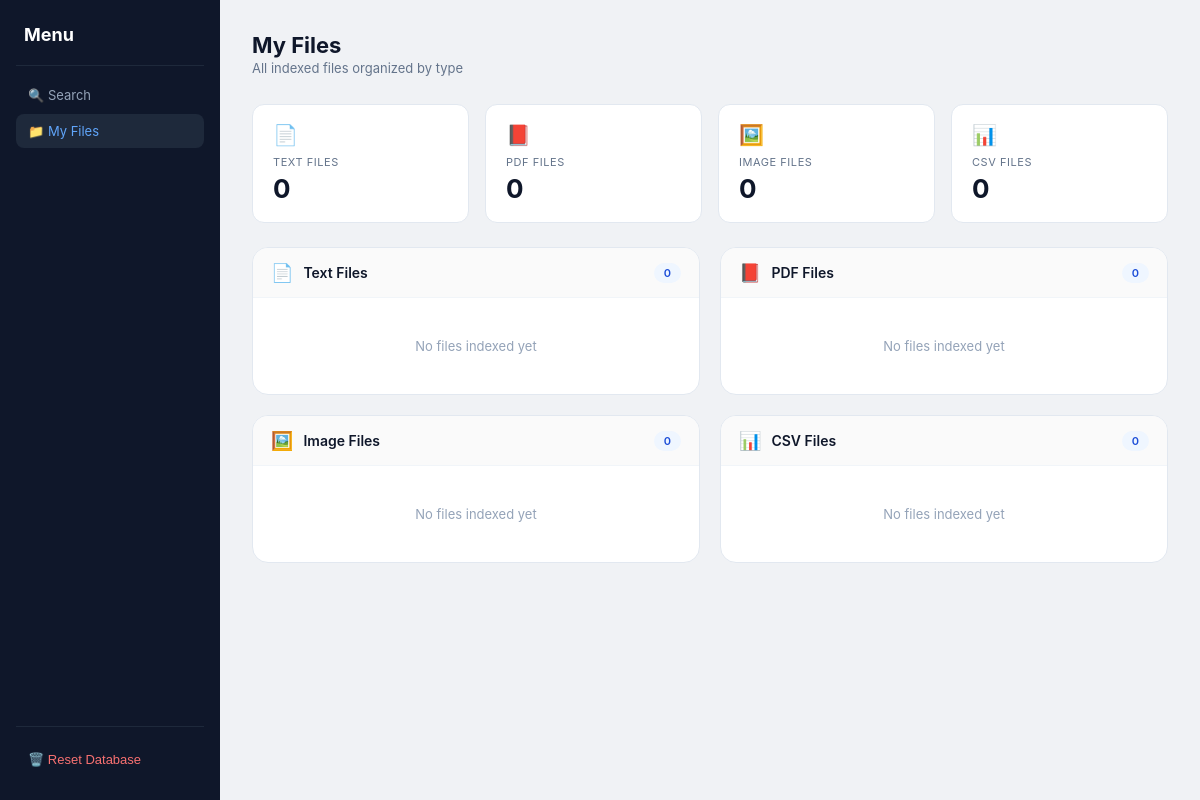
Page /files on the earlier database version.
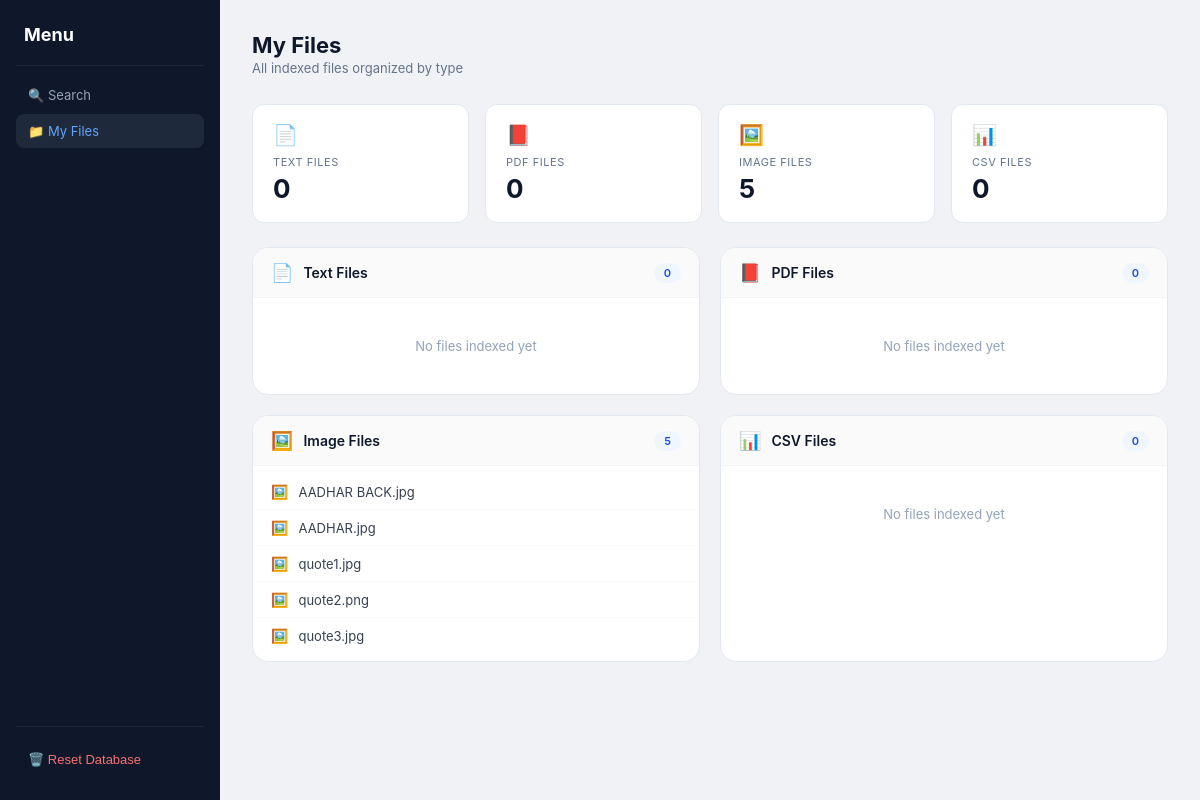
Same page on the later database version.
### tables this page shows
CREATE TABLE files (
    id INTEGER PRIMARY KEY AUTOINCREMENT,

    path TEXT NOT NULL UNIQUE,     -- relative path
    name TEXT NOT NULL,
    extension TEXT,
    size INTEGER,
    modified_time INTEGER,
    created_time INTEGER,
    folder TEXT,                  -- NEW (important)
    file_hash TEXT                -- optional
);

### backend/api/main.py (the view)
@app.get("/files")
def my_files(request: Request):
    conn = sqlite3.connect(DB_LOCATION)
    cursor = conn.cursor()
    cursor.execute("SELECT name, extension, folder, path FROM files ORDER BY name")
    rows = cursor.fetchall()
    conn.close()
    files = {"Text Files": [], "PDF Files": [], "Image Files": [], "CSV Files": []}
    for name, extension, folder, path in rows:
        if folder in files:
            files[folder].append({"name": name, "extension": extension, "path": path})
    return templates.TemplateResponse(
        request=request,
        name="files.html",
        context={"files": files, "stats": status()}
    )

### backend/api/templates/files.html (shortened to what this page needs)
<!DOCTYPE html>
<html lang="en">
<head>
    <link rel="stylesheet" href="/static/styles.css">
</head>
<body>
    <aside class="sidebar">
        <div class="logo">
            Menu
        </div>
        <nav>
            <a href="/" class="nav-item">🔍 Search</a>
            <a href="/files" class="nav-item active">📁 My Files</a>
        </nav>
        <div class="sidebar-bottom">
            <button class="btn-reset-nav" onclick="showResetModal()">🗑️ Reset Database</button>
        </div>
    </aside>
    <main class="main">
        <div class="topbar">
            <div>
                <h1 class="page-title">My Files</h1>
                <p class="page-sub">All indexed files organized by type</p>
            </div>
        </div>
        <div class="stats-row">
            <div class="stat-card">
                <div class="stat-icon">📄</div>
                <div class="stat-label">Text Files</div>
                <div class="stat-value">{{ files['Text Files'] | length }}</div>
            </div>
            <div class="stat-card">
                <div class="stat-icon">📕</div>
                <div class="stat-label">PDF Files</div>
                <div class="stat-value">{{ files['PDF Files'] | length }}</div>
            </div>
            <div class="stat-card">
                <div class="stat-icon">🖼️</div>
                <div class="stat-label">Image Files</div>
                <div class="stat-value">{{ files['Image Files'] | length }}</div>
            </div>
            <div class="stat-card">
                <div class="stat-icon">📊</div>
                <div class="stat-label">CSV Files</div>
                <div class="stat-value">{{ files['CSV Files'] | length }}</div>
            </div>
        </div>
        <div class="files-grid">
            <div class="folder-card">
                <div class="folder-header">
                    <span class="folder-icon">📄</span>
                    <span class="folder-title">Text Files</span>
                    <span class="badge">{{ files['Text Files'] | length }}</span>
                </div>
                <div class="file-list">
                    {% if files['Text Files'] %}
                        {% for f in files['Text Files'] %}
                        <div class="file-row">
                            <span class="file-row-icon">📄</span>
                            <span class="file-row-name" title="{{ f.name }}">{{ f.name }}</span>
                            <a href="javascript:void(0)" onclick="openFile(this.dataset.path)" data-path="{{ f.path }}" class="file-open-btn">↗</a>
                        </div>
                        {% endfor %}
                    {% else %}
                        <div class="empty-folder">No files indexed yet</div>
                    {% endif %}
                </div>
            </div>
            <div class="folder-card">
                <div class="folder-header">
                    <span class="folder-icon">📕</span>
                    <span class="folder-title">PDF Files</span>
                    <span class="badge">{{ files['PDF Files'] | length }}</span>
                </div>
                <div class="file-list">
                    {% if files['PDF Files'] %}
                        {% for f in files['PDF Files'] %}
                        <div class="file-row">
                            <span class="file-row-icon">📕</span>
                            <span class="file-row-name" title="{{ f.name }}">{{ f.name }}</span>
                            <a href="javascript:void(0)" onclick="openFile(this.dataset.path)" data-path="{{ f.path }}" class="file-open-btn">↗</a>
                        </div>
                        {% endfor %}
                    {% else %}
                        <div class="empty-folder">No files indexed yet</div>
                    {% endif %}
                </div>
            </div>
            <div class="folder-card">
                <div class="folder-header">
                    <span class="folder-icon">🖼️</span>
                    <span class="folder-title">Image Files</span>
                    <span class="badge">{{ files['Image Files'] | length }}</span>
                </div>
                <div class="file-list">
                    {% if files['Image Files'] %}
                        {% for f in files['Image Files'] %}
                        <div class="file-row">
                            <span class="file-row-icon">🖼️</span>
                            <span class="file-row-name" title="{{ f.name }}">{{ f.name }}</span>
                        </div>
                        {% endfor %}
                    {% else %}
                        <div class="empty-folder">No files indexed yet</div>
                    {% endif %}
                </div>
            </div>
            <div class="folder-card">
                <div class="folder-header">
                    <span class="folder-icon">📊</span>
                    <span class="folder-title">CSV Files</span>
                    <span class="badge">{{ files['CSV Files'] | length }}</span>
                </div>
                <div class="file-list">
                    {% if files['CSV Files'] %}
                        {% for f in files['CSV Files'] %}
                        <div class="file-row">
                            <span class="file-row-icon">📊</span>
                            <span class="file-row-name" title="{{ f.name }}">{{ f.name }}</span>
                            <a href="javascript:void(0)" onclick="openFile(this.dataset.path)" data-path="{{ f.path }}" class="file-open-btn">↗</a>
                        </div>
                        {% endfor %}
                    {% else %}
                        <div class="empty-folder">No files indexed yet</div>
                    {% endif %}
                </div>
            </div>
        </div>
    </main>
</body>
</html>

### backend/api/static/styles.css (style rules this page uses)
* { box-sizing: border-box; margin: 0; padding: 0; }
body { font-family: -apple-system, BlinkMacSystemFont, 'Segoe UI', sans-serif; background: #f0f2f5; display: flex; min-height: 100vh; }
a.nav-item { text-decoration: none; }
.sidebar { width: 220px; background: #0f172a; min-height: 100vh; position: fixed; left: 0; top: 0; padding: 24px 16px; display: flex; flex-direction: column; }
.logo { color: #fff; font-size: 18px; font-weight: 700; padding: 0 8px 20px; border-bottom: 1px solid #1e293b; margin-bottom: 12px; display: flex; align-items: center; gap: 8px; }
.nav-item { color: #94a3b8; font-size: 13px; padding: 9px 12px; border-radius: 8px; cursor: pointer; display: flex; align-items: center; gap: 10px; margin-bottom: 2px; transition: all 0.15s; }
.nav-item.active { background: #1e293b; color: #60a5fa; }
.sidebar-bottom { margin-top: auto; padding-top: 16px; border-top: 1px solid #1e293b; }
.btn-reset-nav { width: 100%; background: none; border: none; color: #f87171; font-size: 13px; padding: 9px 12px; border-radius: 8px; cursor: pointer; text-align: left; display: flex; align-items: center; gap: 10px; }
.main { margin-left: 220px; padding: 32px; flex: 1; }
.topbar { display: flex; align-items: center; justify-content: space-between; margin-bottom: 28px; }
.page-title { font-size: 22px; font-weight: 700; color: #0f172a; }
.page-sub { font-size: 13px; color: #64748b; margin-top: 2px; }
.stats-row { display: grid; grid-template-columns: repeat(4, 1fr); gap: 16px; margin-bottom: 24px; }
.stat-card { background: #fff; border-radius: 12px; padding: 18px 20px; border: 1px solid #e2e8f0; }
.stat-label { font-size: 11px; color: #64748b; text-transform: uppercase; letter-spacing: 0.05em; margin-bottom: 4px; }
.stat-value { font-size: 26px; font-weight: 700; color: #0f172a; }
.stat-icon { font-size: 20px; margin-bottom: 8px; }
.badge { background: #eff6ff; color: #1d4ed8; font-size: 11px; font-weight: 600; padding: 3px 10px; border-radius: 20px; }
.files-grid { display: grid; grid-template-columns: repeat(2, 1fr); gap: 20px; }
.folder-card { background: #fff; border-radius: 16px; border: 1px solid #e2e8f0; overflow: hidden; }
.folder-header { padding: 14px 18px; border-bottom: 1px solid #f1f5f9; display: flex; align-items: center; gap: 10px; background: #fafafa; }
.folder-icon { font-size: 18px; }
.folder-title { font-size: 14px; font-weight: 600; color: #0f172a; flex: 1; }
.file-list { padding: 8px 0; max-height: 380px; overflow-y: auto; }
.file-row { display: flex; align-items: center; gap: 10px; padding: 9px 18px; border-bottom: 1px solid #f8fafc; transition: background 0.1s; }
.file-row:last-child { border-bottom: none; }
.file-row-icon { font-size: 14px; flex-shrink: 0; }
.file-row-name { font-size: 13px; color: #374151; flex: 1; overflow: hidden; text-overflow: ellipsis; white-space: nowrap; }
.empty-folder { padding: 32px 18px; text-align: center; color: #94a3b8; font-size: 13px; }

Differences in the rows shown:
added files: name "AADHAR BACK.jpg"
added files: name "AADHAR.jpg"
added files: name "quote1.jpg"
added files: name "quote2.png"
added files: name "quote3.jpg"
Other differences:
{{ files['Image Files'] | length }}: "0" → "5"
text no longer shown: "No files indexed yet"
